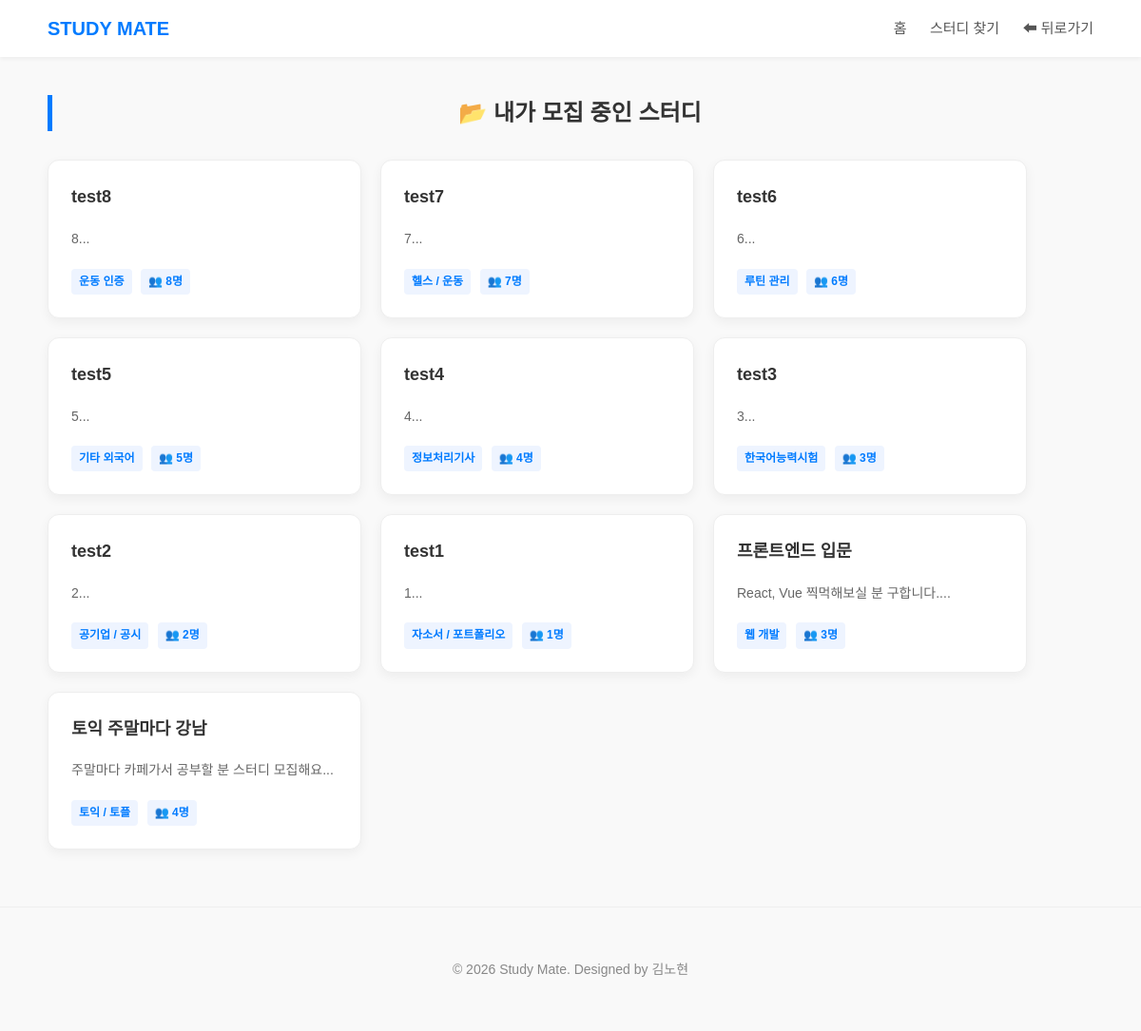
Before: /myposts (signed in) with the older database file.
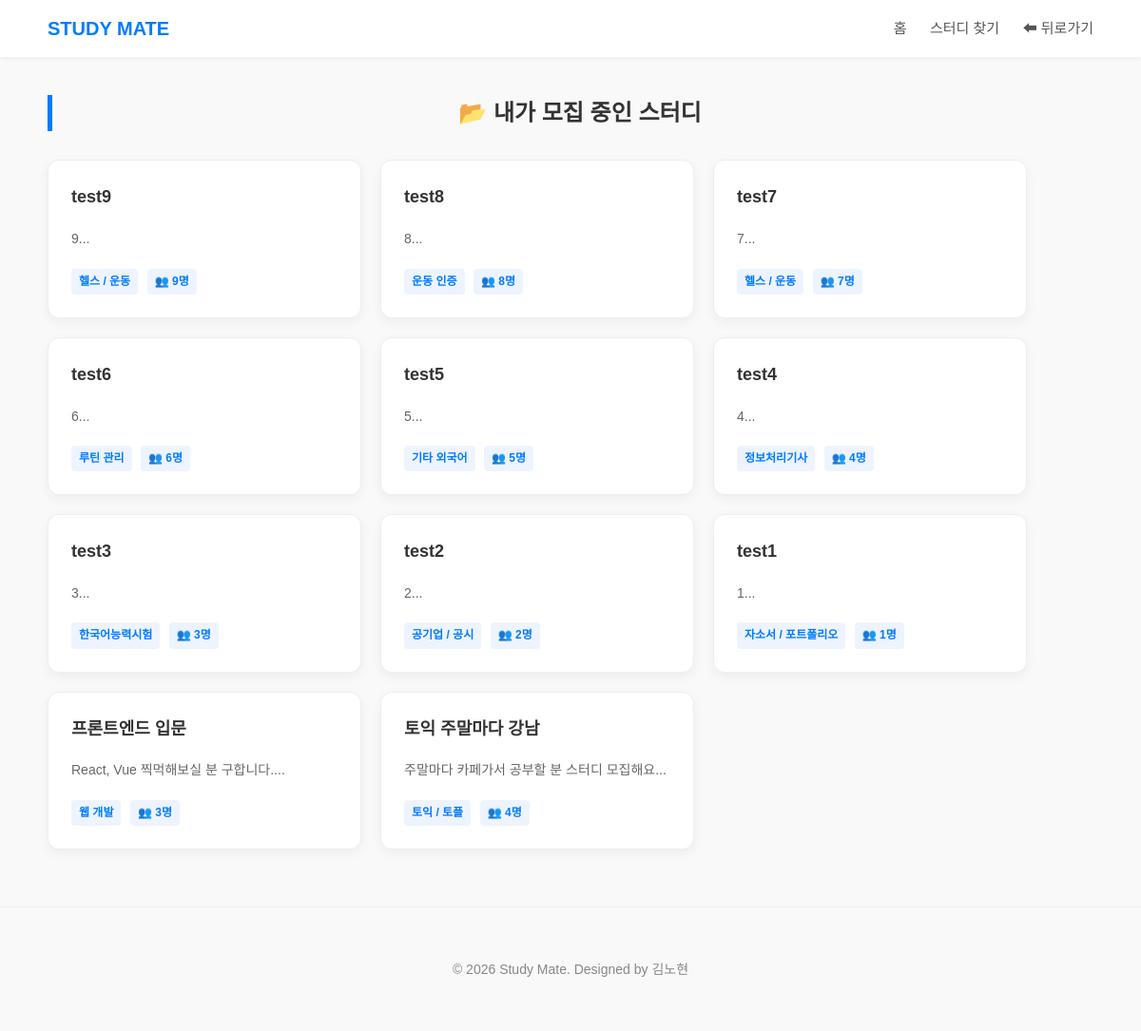
After: the same page with the newer database file.
### models.py (models this page shows, shortened)
class Study(db.Model):
    __tablename__ = 'study'
    id = db.Column(db.Integer, primary_key=True)
    title = db.Column(db.String(200), nullable=False)
    category = db.Column(db.String(50), nullable=False)
    member_count = db.Column(db.Integer, nullable=False)
    content = db.Column(db.Text, nullable=False)
    date = db.Column(db.DateTime, default=get_kst_now)
    writer = db.Column(db.String(50), nullable=False)

### app.py (the view)
@app.route('/myposts')
def my_posts():
    if 'user_nickname' not in session:
        return redirect(url_for('login')) # 로그인 안했으면 쫓아냄
    nickname = session['user_nickname']
    my_studies = Study.query.filter_by(writer=nickname).order_by(Study.date.desc()).all()
    return render_template(
        'myposts.html', # myposts.html 파일이 있어야 함
        studies=my_studies,
        user_nickname=nickname
    )

### templates/myposts.html (shortened to what this page needs)
<!DOCTYPE html>
<html lang="ko">
<head>
    <link rel="stylesheet" href="{{ url_for('static', filename='css/style.css') }}">
</head>
<body>
<header>
    <div class="nav-container">
        <a href="{{ url_for('index') }}" class="logo">STUDY MATE</a>
        <nav class="nav-menu">
            <a href="{{ url_for('index') }}">홈</a>
            <a href="{{ url_for('study') }}">스터디 찾기</a>
            <a href="javascript:history.back()">⬅ 뒤로가기</a>
        </nav>
    </div>
</header>
<main>
    <section>
        <h2 style="text-align: center;">📂 내가 모집 중인 스터디</h2>
        <div class="study-list" style="margin-top: 30px;">
            {% for study in studies %}
            <a href="{{ url_for('study_detail', study_id=study.id) }}" style="color: inherit;">
                <article class="card">
                    <h3>{{ study.title }}</h3>
                    <p style="color: #666; font-size: 14px; margin-bottom: 10px;">
                        {{ study.content[:50] }}...
                    </p>
                    <span class="tag">{{ study.category }}</span>
                    <span class="tag">👥 {{ study.member_count }}명</span>
                </article>
            </a>
            {% endfor %}
        </div>
    </section>
</main>
<footer>
    <p>© 2026 Study Mate. Designed by 김노현</p>
</footer>
</body>
</html>

Changed rows visible on the page:
added Study: title "test9", content "9", category "헬스 / 운동", member_count "9"
